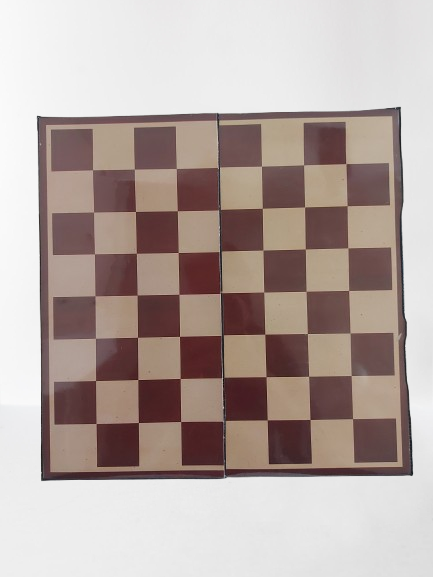
#> input picture Camera Calibration/Images_bg/1-removebg-preview.png, 433 x 577 px; its folder holds only this picture in this run
$ jupyter execute Calibrate.ipynb
#> lines starting #> are read from the running program, lines starting #| are printed output that depends on the picture; after the words box and inside, x2 and y2 are one past the last pixel; in counts of white or black regions, pixels touching at a corner belong together; long printed decimals are rounded
[cell 1]
import numpy as np
import cv2 as cv
import glob

[cell 2]
# termination criteria
criteria = (cv.TERM_CRITERIA_EPS + cv.TERM_CRITERIA_MAX_ITER, 30, 0.001)

rows = 7
cols = 7
# prepare object points, like (0,0,0), (1,0,0), (2,0,0) ....,(6,5,0)
objp = np.zeros((rows*cols,3), np.float32)
objp[:,:2] = np.mgrid[0:cols,0:rows].T.reshape(-1,2)

# print(objp)

# Arrays to store object points and image points from all the images.
objpoints = [] # 3d point in real world space
imgpoints = [] # 2d points in image plane.

images = sorted(glob.glob('./Images_bg/*.png'))

for fname in images:
    img = cv.imread(fname)
#> img is the input picture: shape (577, 433, 3); mean B, G, R 162, 166.7, 180.5
    # img = cv.resize(img, (640, 480))
    print(fname)
    print(img.shape)
#| (577, 433, 3)
    gray = cv.cvtColor(img, cv.COLOR_BGR2GRAY)
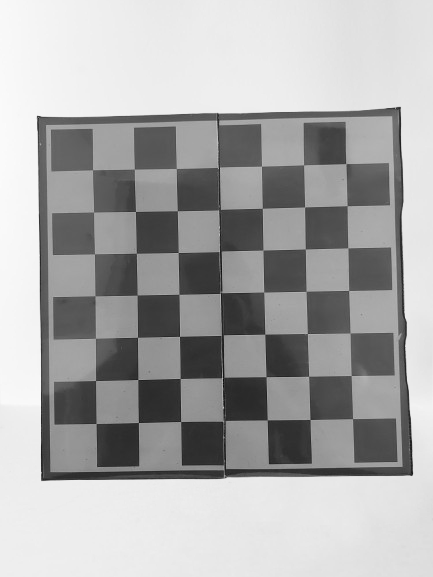
#> gray: shape (577, 433); min 8, max 251, mean 170.3
    # gray = cv.equalizeHist(gray)

    _, gray = cv.threshold(gray, 127, 255, cv.THRESH_BINARY)
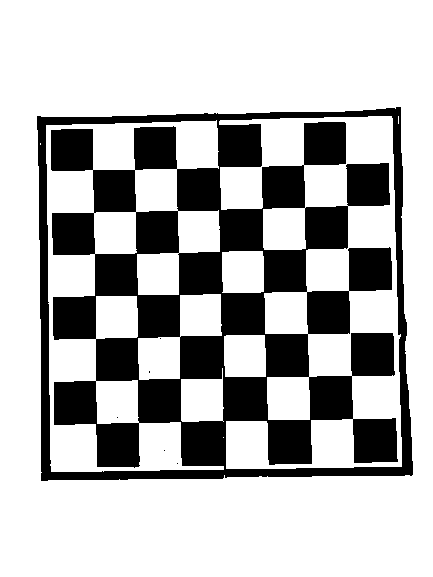
#> gray: shape (577, 433); 72.1% white; 6 black regions (5 under 20 px), largest, box (x1, y1, x2, y2) and area: (37, 107, 413, 481) 69770
    cv.imwrite(fname.replace(".png", "_gray.png").replace("Images_bg", "Grayscale"), gray)

    # Find the chessboard corners
    print(cv.checkChessboard(gray, (cols, rows)))
#| True
    # cv.imwrite(fname.replace(".jpg", "_gray.jpg"), gray)
    ret, corners = cv.findChessboardCornersSB(gray, (cols, rows), flags=0)
#> ret = True; corners = 49 rows, first 8: [92.55, 169.8], [134.4, 169.3], [176.3, 168.5], [218.5, 167], [261.5, 166.2], [303.5, 165], [346, 163.7], [93.51, 212]
    print(ret)
#| True
    # print(corners.shape)

    # If found, add object points, image points (after refining them)
    if ret == True:
        objpoints.append(objp)

        corners2 = cv.cornerSubPix(gray, corners, (11,11), (-1,-1), criteria)
#> corners2 = 49 rows, first 8: [92.4, 169.3], [134.8, 169.6], [176.7, 168.4], [218.6, 167.2], [261.5, 166.6], [303.5, 164.7], [345.5, 163.5], [93.53, 212.3]
        imgpoints.append(corners2)

        # Draw and display the corners
        cv.drawChessboardCorners(img, (cols, rows), corners2, ret)
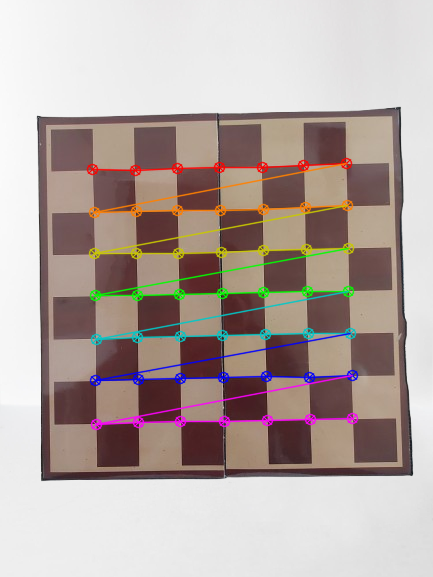
#> img: shape (577, 433, 3); 5.52% of pixels changed, all inside (x1, y1, x2, y2) = (86, 157, 359, 431)
        cv.imwrite(fname.replace(".png", "_new.png").replace("Images_bg", "Outputs"), img)
        cv.imshow('img', img)
        cv.waitKey(500)

cv.destroyAllWindows()

[cell 3]
ret, mtx, dist, rvecs, tvecs = cv.calibrateCamera(objpoints, imgpoints, gray.shape[::-1], None, None)
#> ret = 0.413; mtx = [[1660.8, 0, 85.69], [0, 1648.8, 296.4], [0, 0, 1]]; dist = [[1.4, 15.31, -0.0211, -0.1, -703.2]]; rvecs = ([-0.144, 0.0509, -0.015],); tvecs = ([0.179, -2.98, 39.31],)

rotation_matrices = []

# Iterate through each rotation vector and convert to a rotation matrix
for rvec in rvecs:
    rotation_matrix, _ = cv.Rodrigues(rvec)
    rotation_matrices.append(rotation_matrix)
#> this loop made 1 pass
#> after the loop, rotation_matrices = [[[0.999, 0.0113, 0.0518], [-0.0186, 0.99, 0.143], [-0.0497, -0.144, 0.988]]]

[cell 4]
print(ret)
#| 0.413
print("-------------------------------------------")
print(mtx)
#| [[1.66079061e+03 0.00000000e+00 8.56871540e+01]
#|  [0.00000000e+00 1.64876113e+03 2.96368776e+02]
#|  [0.00000000e+00 0.00000000e+00 1.00000000e+00]]
print("-------------------------------------------")
print(dist)
#| [[ 1.39933605e+00  1.53078172e+01 -2.10794431e-02 -1.00392520e-01
#|   -7.03174007e+02]]
print("-------------------------------------------")
print(rotation_matrices)
#| [array([[ 0.9986,  0.0113,  0.05182],
#|        [-0.01862,  0.9895,  0.143],
#|        [-0.04966, -0.1438 ,  0.9884]])]
print("-------------------------------------------")
print(tvecs)
#| (array([[ 0.1793],
#|        [-2.980],
#|        [39.310]]),)
print("-------------------------------------------")

$ run again, on Camera Calibration/Images_bg/7-removebg-preview.png
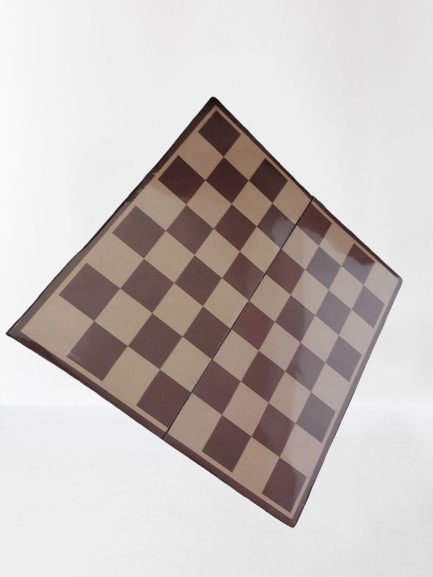
#> input picture Camera Calibration/Images_bg/7-removebg-preview.png, 433 x 577 px
#> img is the input picture: shape (577, 433, 3); mean B, G, R 188.9, 191.4, 198.8
#| (577, 433, 3)
#> `_, gray = cv.threshold(gray, 127, 255, cv.THRESH_BINARY)`:
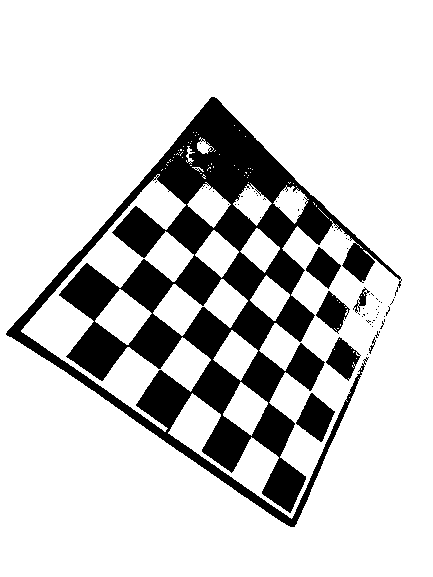
#> gray: shape (577, 433); 81% white; 60 black regions (53 under 20 px), largest, box (x1, y1, x2, y2) and area: (6, 97, 402, 527) 43776, (296, 393, 335, 442) 1040, (326, 337, 361, 381) 791
#| True
#> `ret, corners = cv.findChessboardCornersSB(gray, (cols, rows), flags=0)`: ret = True; corners = 49 rows, first 8: [205, 180.3], [231.5, 204.1], [256.2, 225.9], [280.8, 248.2], [304.6, 269.4], [328, 289.4], [350, 308.6], [185.9, 204.4]
#| True
#> corners2 = 49 rows, first 8: [206.2, 181.2], [232.1, 202.8], [256.3, 225.8], [280.7, 248.2], [304.6, 269.4], [328.3, 289.4], [356.8, 307.1], [185.9, 204.5]
#> `cv.drawChessboardCorners(img, (cols, rows), corners2, ret)`:
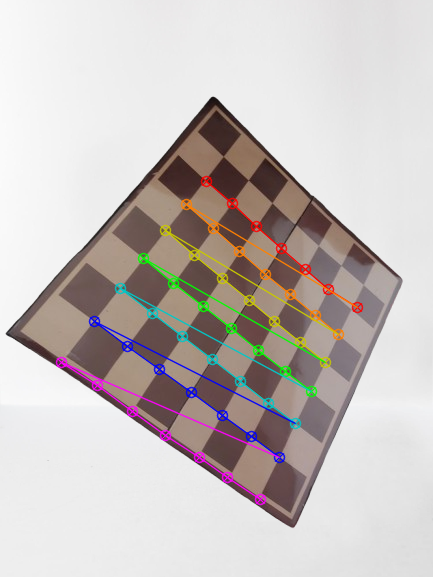
#> img: shape (577, 433, 3); 4.37% of pixels changed, all inside (x1, y1, x2, y2) = (55, 175, 364, 506)
#> `ret, mtx, dist, rvecs, tvecs = cv.calibrateCamera(objpoints, imgpoints..`: ret = 1.24; mtx = [[767.5, 0, 111.8], [0, 590.1, 185.8], [0, 0, 1]]; dist = [[1.97, -3.74, -0.259, -0.105, 3.96]]; rvecs = ([-0.521, -0.6, 0.702],); tvecs = ([1.95, -0.109, 15.73],)
#> the loop `for rvec in rvecs:` made 1 pass
#> after the loop `for rvec in rvecs:`: rotation_matrices = [[[0.612, -0.436, -0.66], [0.72, 0.652, 0.238], [0.327, -0.621, 0.713]]]
#| 1.237
#| [[767.490   0.         111.796]
#|  [  0.         590.080 185.775]
#|  [  0.           0.           1.        ]]
#| [[ 1.969 -3.741 -0.2586 -0.1054  3.960]]
#| [array([[ 0.6122 , -0.4356, -0.66],
#|        [ 0.72,  0.652,  0.2375],
#|        [ 0.3268, -0.6206,  0.7128]])]
#| (array([[ 1.949],
#|        [-0.1094],
#|        [15.730]]),)

$ run again, on Camera Calibration/Images_bg/9-removebg-preview.png
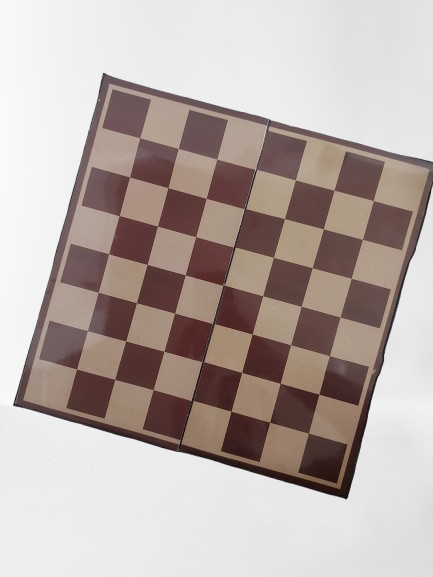
#> input picture Camera Calibration/Images_bg/9-removebg-preview.png, 433 x 577 px
#> img is the input picture: shape (577, 433, 3); mean B, G, R 168.4, 172.6, 184.2
#| (577, 433, 3)
#> `_, gray = cv.threshold(gray, 127, 255, cv.THRESH_BINARY)`:
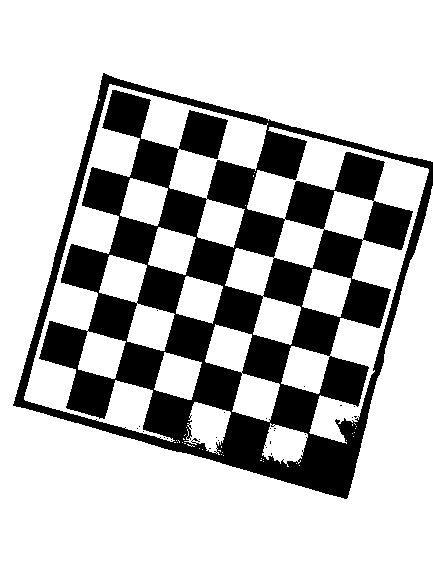
#> gray: shape (577, 433); 74.4% white; 26 black regions (25 under 20 px), largest, box (x1, y1, x2, y2) and area: (13, 73, 433, 499) 63850
#| True
#> `ret, corners = cv.findChessboardCornersSB(gray, (cols, rows), flags=0)`: ret = True; corners = 49 rows, first 8: [139.8, 137.8], [178.2, 148.3], [216.7, 159], [256, 169.3], [295.3, 179.8], [334.1, 190.2], [373.3, 200.5], [129.5, 177]
#| True
#> corners2 = 49 rows, first 8: [139.7, 137.9], [178.2, 148.3], [216.8, 159], [256, 169.7], [295.4, 179.8], [334.1, 190.1], [373.2, 200.4], [129.5, 177]
#> `cv.drawChessboardCorners(img, (cols, rows), corners2, ret)`:
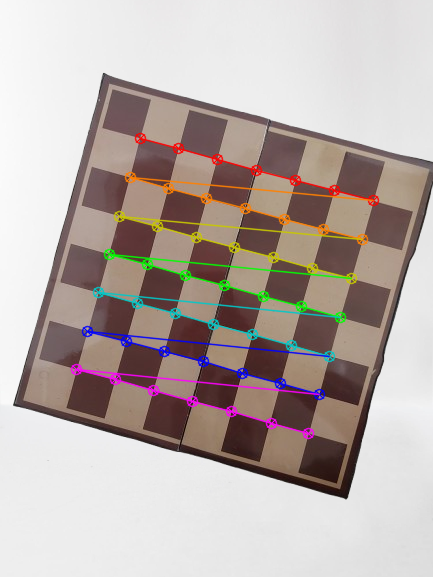
#> img: shape (577, 433, 3); 5.25% of pixels changed, all inside (x1, y1, x2, y2) = (70, 132, 380, 440)
#> `ret, mtx, dist, rvecs, tvecs = cv.calibrateCamera(objpoints, imgpoints..`: ret = 0.326; mtx = [[3761.8, 0, 84.7], [0, 3693.3, 252.9], [0, 0, 1]]; dist = [[11.82, -659.4, -0.052, -0.243, -4.79]]; rvecs = ([0.0662, 0.0912, 0.266],); tvecs = ([1.37, -2.86, 92.82],)
#> the loop `for rvec in rvecs:` made 1 pass
#> after the loop `for rvec in rvecs:`: rotation_matrices = [[[0.961, -0.259, 0.0987], [0.265, 0.963, -0.0532], [-0.0812, 0.0773, 0.994]]]
#| 0.3259
#| [[3.76183586e+03 0.00000000e+00 8.46972101e+01]
#|  [0.00000000e+00 3.69329722e+03 2.52904222e+02]
#|  [0.00000000e+00 0.00000000e+00 1.00000000e+00]]
#| [[ 1.18206899e+01 -6.59429188e+02 -5.20043865e-02 -2.42697645e-01
#|   -4.78731614e+00]]
#| [array([[ 0.9609, -0.2589,  0.09867  ],
#|        [ 0.2649,  0.9628, -0.05323],
#|        [-0.08122,  0.07728,  0.9937]])]
#| (array([[ 1.368],
#|        [-2.861],
#|        [92.821]]),)

$ run again, on Camera Calibration/Images_bg/3-removebg-preview.png
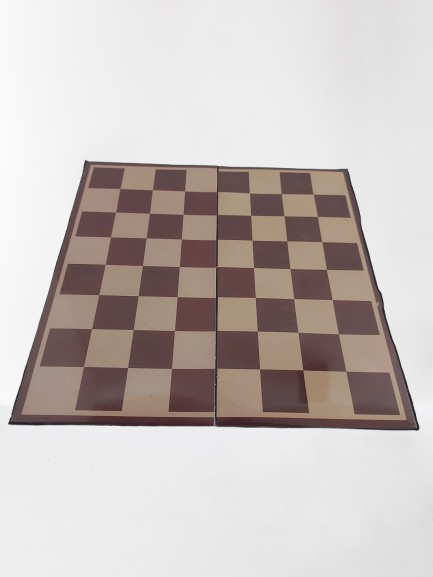
#> input picture Camera Calibration/Images_bg/3-removebg-preview.png, 433 x 577 px
#> img is the input picture: shape (577, 433, 3); mean B, G, R 187, 189.7, 197.9
#| (577, 433, 3)
#> `_, gray = cv.threshold(gray, 127, 255, cv.THRESH_BINARY)`:
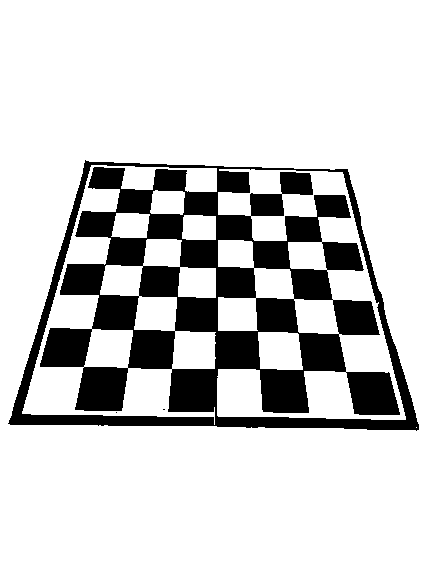
#> gray: shape (577, 433); 81.4% white; 3 black regions (2 under 20 px), largest, box (x1, y1, x2, y2) and area: (8, 160, 419, 431) 46521
#| True
#> `ret, corners = cv.findChessboardCornersSB(gray, (cols, rows), flags=0)`: ret = True; corners = 49 rows, first 8: [120, 188.6], [152.4, 189.9], [184.6, 190.9], [217, 191.5], [249.5, 192.8], [281.2, 193.4], [313.1, 194.3], [115.5, 212]
#| True
#> corners2 = 49 rows, first 8: [120.2, 188.5], [152.6, 189.6], [184.6, 190.9], [217, 191.5], [249.7, 192.6], [281.4, 193.5], [312.8, 194.6], [115.5, 212]
#> `cv.drawChessboardCorners(img, (cols, rows), corners2, ret)`:
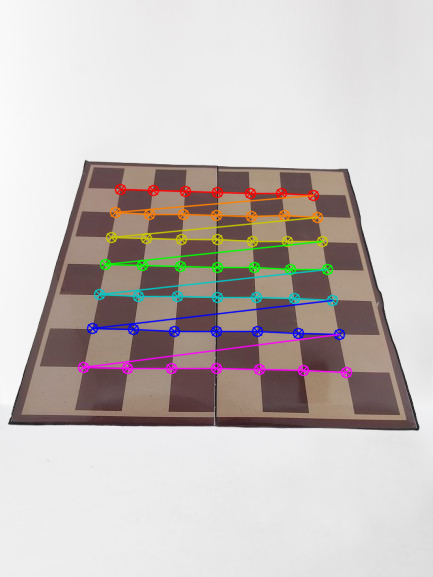
#> img: shape (577, 433, 3); 4.97% of pixels changed, all inside (x1, y1, x2, y2) = (77, 183, 353, 379)
#> `ret, mtx, dist, rvecs, tvecs = cv.calibrateCamera(objpoints, imgpoints..`: ret = 0.405; mtx = [[220.5, 0, 208.6], [0, 199.4, 327.3], [0, 0, 1]]; dist = [[-0.114, 0.349, 0.000439, -0.00345, -0.285]]; rvecs = ([-0.308, -0.0068, 0.0205],); tvecs = ([-2.73, -4.73, 6.8],)
#> the loop `for rvec in rvecs:` made 1 pass
#> after the loop `for rvec in rvecs:`: rotation_matrices = [[[1, -0.0192, -0.00983], [0.0212, 0.953, 0.303], [0.00355, -0.303, 0.953]]]
#| 0.4047
#| [[220.521    0.         208.632]
#|  [  0.         199.374 327.312]
#|  [  0.           0.           1.        ]]
#| [[-0.1137  0.3487  0.0004389 -0.003447 -0.2851]]
#| [array([[ 0.9998, -0.01915 , -0.009825],
#|        [ 0.02123,  0.9527,  0.3032],
#|        [ 0.003553, -0.3033,  0.9529]])]
#| (array([[-2.726],
#|        [-4.731],
#|        [ 6.804]]),)

$ run again, on Camera Calibration/Images_bg/4-removebg-preview.png
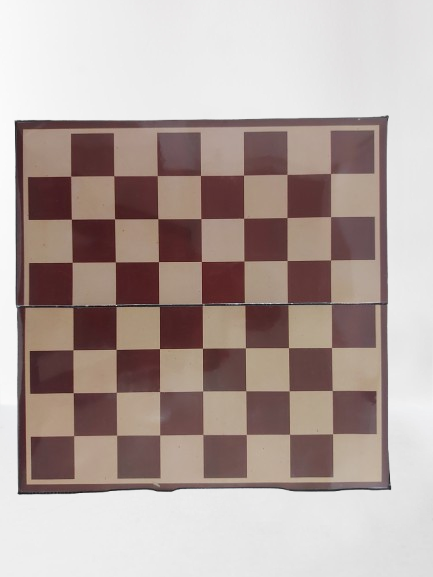
#> input picture Camera Calibration/Images_bg/4-removebg-preview.png, 433 x 577 px
#> img is the input picture: shape (577, 433, 3); mean B, G, R 159.2, 163.7, 178.4
#| (577, 433, 3)
#> `_, gray = cv.threshold(gray, 127, 255, cv.THRESH_BINARY)`:
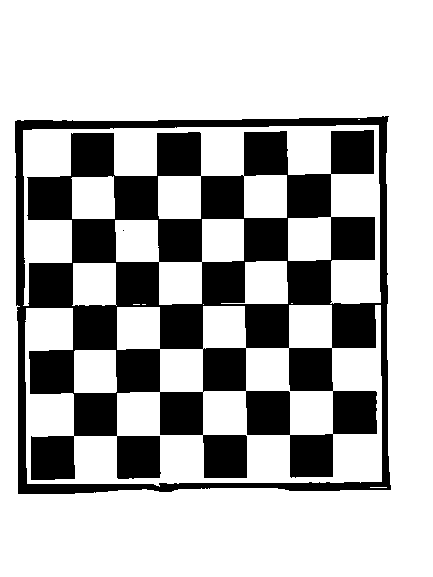
#> gray: shape (577, 433); 71.5% white; 2 black regions (1 under 20 px), largest, box (x1, y1, x2, y2) and area: (15, 116, 391, 494) 71318
#| True
#> `ret, corners = cv.findChessboardCornersSB(gray, (cols, rows), flags=0)`: ret = True; corners = 49 rows, first 8: [71.01, 176.1], [113.5, 175.9], [157, 175.5], [200.5, 175.5], [243.5, 175.4], [287, 174.6], [330.5, 173.5], [71.54, 219]
#| True
#> corners2 = 49 rows, first 8: [70.68, 175.8], [113.4, 175.5], [157, 175.5], [200.5, 175.5], [243.4, 175.4], [287, 174.5], [330.5, 173.5], [71.5, 219]
#> `cv.drawChessboardCorners(img, (cols, rows), corners2, ret)`:
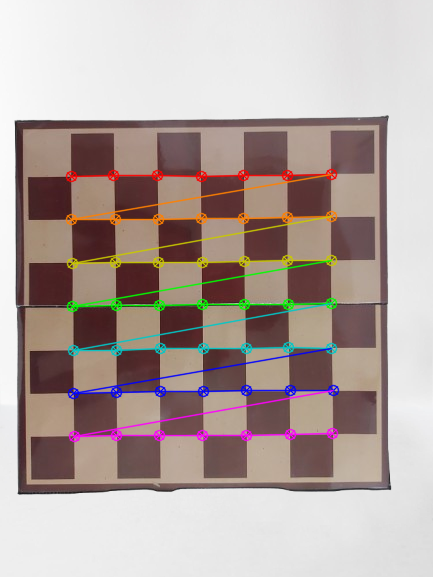
#> img: shape (577, 433, 3); 5.62% of pixels changed, all inside (x1, y1, x2, y2) = (65, 168, 340, 443)
#> `ret, mtx, dist, rvecs, tvecs = cv.calibrateCamera(objpoints, imgpoints..`: ret = 0.454; mtx = [[11559.1, 0, 216.6], [0, 11500.5, 288], [0, 0, 1]]; dist = [[19.89, 0.00659, -0.0193, -0.0143, 2e-06]]; rvecs = ([0.0079, 0.13, -0.00988],); tvecs = ([-3.35, -2.58, 266.8],)
#> the loop `for rvec in rvecs:` made 1 pass
#> after the loop `for rvec in rvecs:`: rotation_matrices = [[[0.992, 0.0104, 0.13], [-0.00934, 1, -0.00852], [-0.13, 0.00724, 0.992]]]
#| 0.4536
#| [[1.15591129e+04 0.00000000e+00 2.16581415e+02]
#|  [0.00000000e+00 1.15005299e+04 2.87962643e+02]
#|  [0.00000000e+00 0.00000000e+00 1.00000000e+00]]
#| [[ 1.98899019e+01  6.59378230e-03 -1.92644409e-02 -1.43184948e-02
#|    2.00347967e-06]]
#| [array([[ 0.9915,  0.01037,  0.1296],
#|        [-0.009344,  0.9999, -0.008519],
#|        [-0.1297,  0.007235,  0.9915]])]
#| (array([[ -3.346],
#|        [ -2.582],
#|        [266.819]]),)
